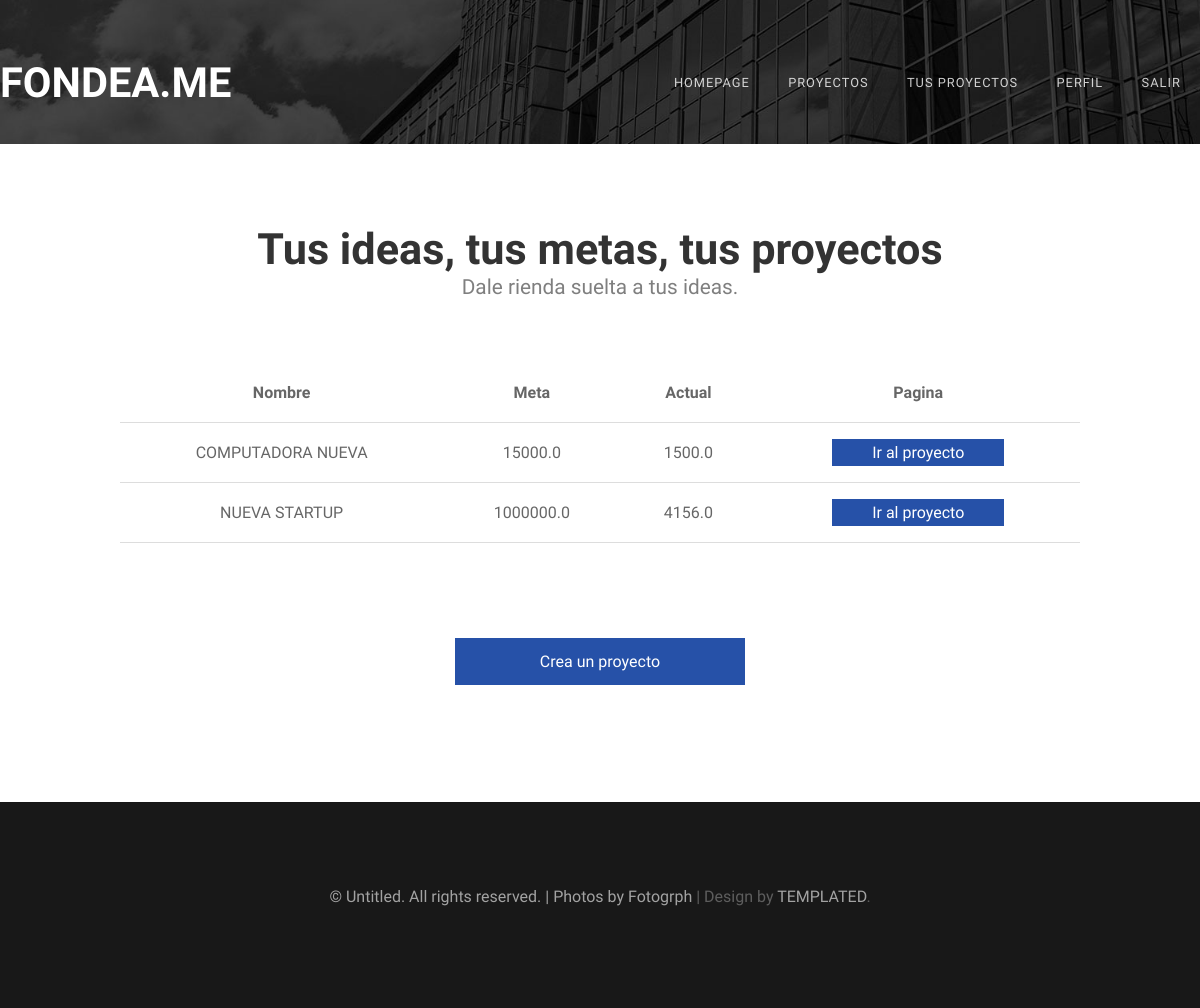
The app's page /your-proyects/sssfcv6sqaznchdyr, older data.
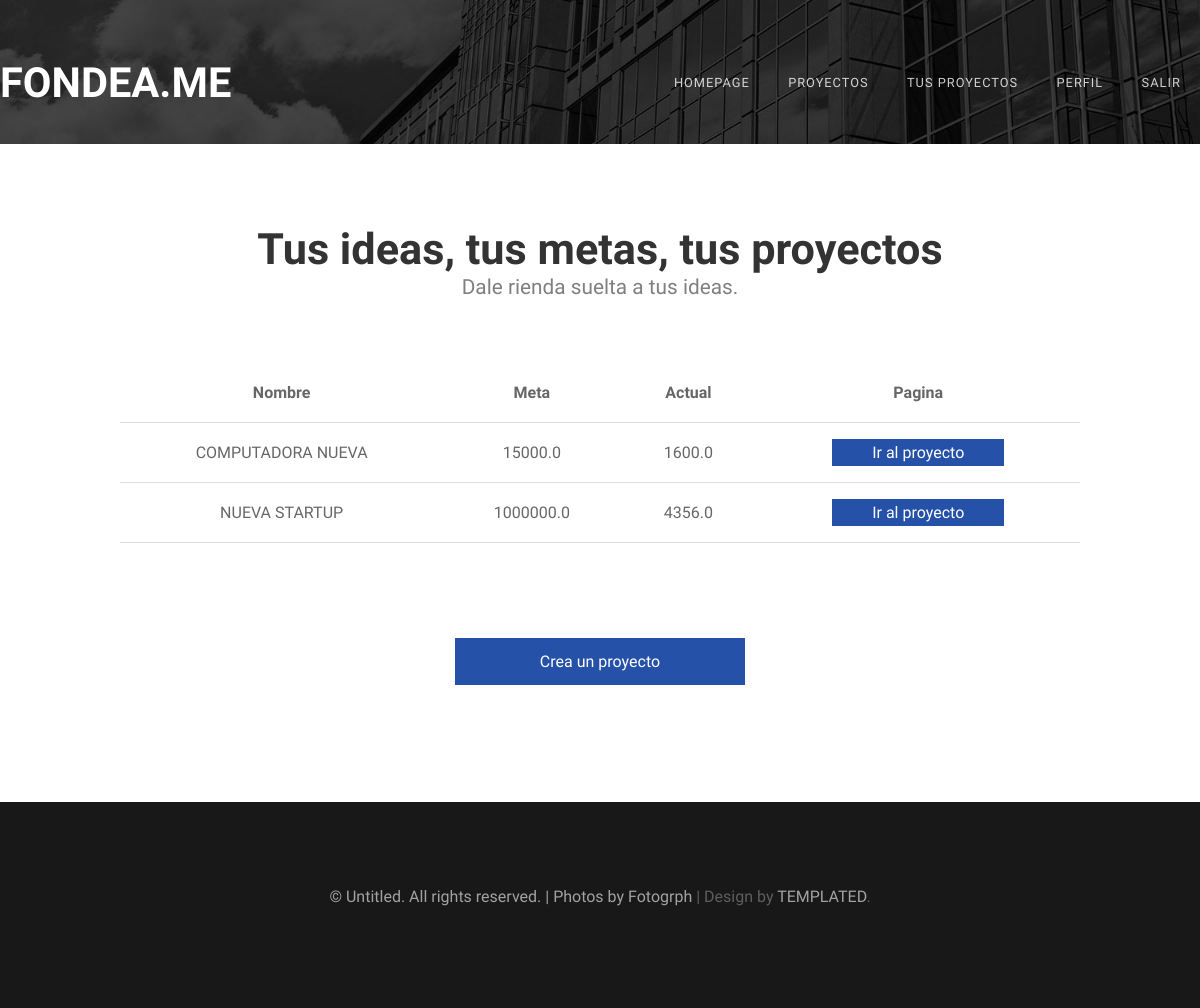
The same page, newer data.
### proyectos/models.py (models this page shows)
class Proyect(models.Model):
    name = models.CharField(max_length=50)
    goal = models.FloatField()
    actual = models.FloatField()
    deadline = models.DateField(auto_now_add=False)
    description = models.CharField(max_length=1500)
    image = models.ImageField(default = 'null', upload_to = "Proyects")
    made = models.DateTimeField(auto_now_add = True)
    upload = models.DateTimeField(auto_now = True)
    category = models.ForeignKey("Category", verbose_name=("Category"), on_delete=models.CASCADE)
    userOwner = models.ForeignKey(User, verbose_name=("Owner"), related_name='Owner',on_delete=models.CASCADE)
    Patrons = models.ManyToManyField(User,
        through = 'Patron',
        through_fields = ('proyecto','patron'),
        verbose_name=("Patrons"),
        default = 'null')

### proyectos/views.py (the view)
# urls.py: path('your-proyects/<str:User>', proyecto.yourProyects, name = 'tusproyectos'),
def yourProyects(request, User):
    aux = ''
    for letra in User:
        if letra.isdigit():
            aux += letra
    userOwner_id = int(aux)
    proyects = Proyect.objects.filter(userOwner_id = userOwner_id)
    if request.GET:
        user = request.GET
    return render(request, 'yourproyects.html', {
        'User' : User,
        'proyects' : proyects
    })

### proyectos/templates/yourproyects.html (shortened to what this page needs)
{% extends 'layout.html' %}
{% block content %}
    <div id="wrapper">
        <div id="main-content" class = "container">
            {% if proyects %}
                <div class="title">
                    <h2>Tus ideas, tus metas, tus proyectos</h2>
                    <span class="byline">Dale rienda suelta a tus ideas.</span>
                </div>
                <div class = "procontainer">
                    <table class = "proyectos">
                    <thead>
                        <tr>
                            <th>Nombre</th>
                            <th>Meta</th>
                            <th>Actual</th>
                            <th>Pagina</th>
                        </tr>
                    </thead>
                    <tbody>
                    {% for proyect in proyects %}
                    <tr>
                        <td>{{proyect.name}}</td>
                        <td>{{proyect.goal}}</td>
                        <td>{{proyect.actual}}</td>
                        <td><a id = "link-in-table" class = "myproyectlink" href ="{% url 'proyectoLoged' User proyect.id%}">Ir al proyecto<a/></td>
                    <tr>
                    {% endfor %}
                    </table>
                </div>
            {% else %}
                <div class="title">
                    <h2>No has iniciado ninguna campaña.</h2>
                    <span class="byline">=(</span>
                </div>
            {% endif %}
        </div>
        <div id = "linkP">
            <a class = "proyectlink" href ="{% url 'newproyect' User%}">Crea un proyecto<a/>
        </div>
    </div>
{% endblock  %}

Row changes from the older to the newer data that the page shows:
changed Proyect "COMPUTADORA NUEVA": actual "1500.0" → "1600.0"
changed Proyect "NUEVA STARTUP": actual "4156.0" → "4356.0"
